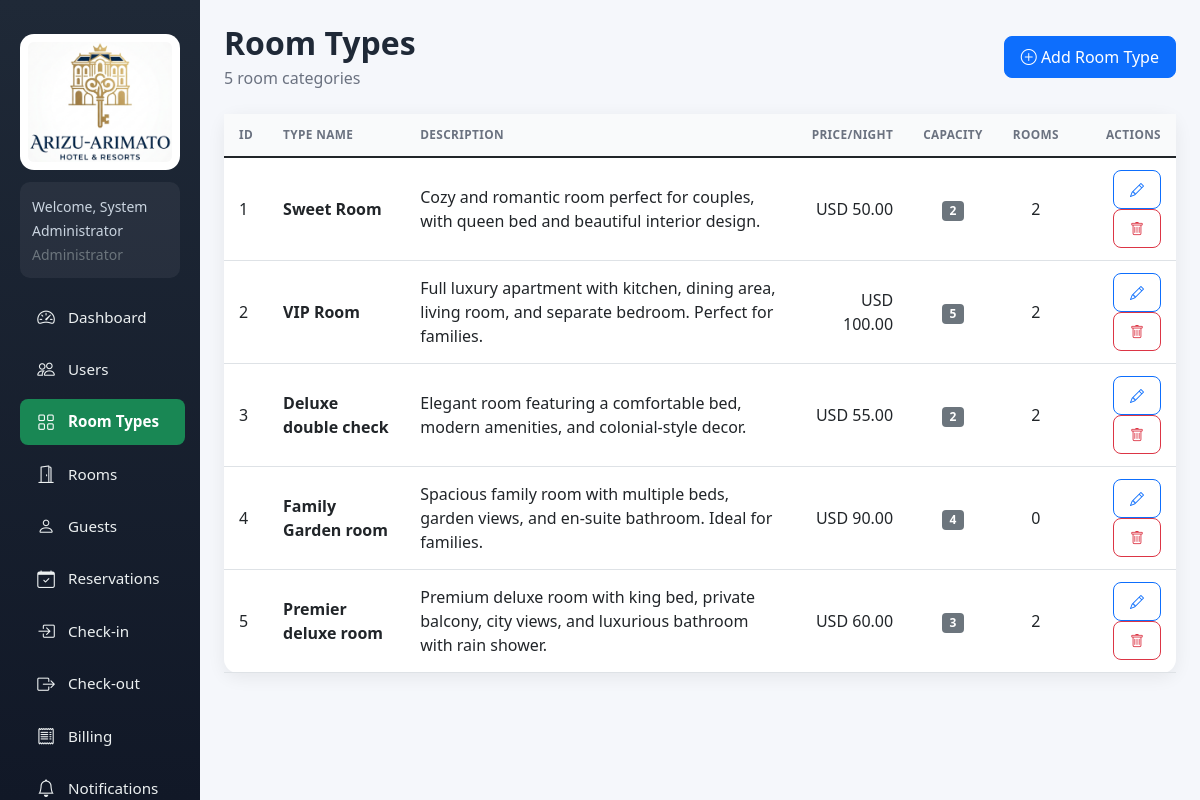
/backend/index.php?r=room_types/index (signed in), run on the app's committed database.
### tables this page shows
CREATE TABLE `room_types` (
  `id` int(11) NOT NULL AUTO_INCREMENT,
  `type_name` varchar(50) NOT NULL,
  `description` text DEFAULT NULL,
  `price_per_night` decimal(10,2) NOT NULL,
  `capacity` int(11) NOT NULL,
  `created_at` timestamp NOT NULL DEFAULT current_timestamp(),
  PRIMARY KEY (`id`)
);

### backend/Core/Controller.php (called while the page is built, shortened)
<?php
abstract class Controller
{
    protected function view($view, array $data = [], $active = '', $pageTitle = '')
    {
        extract($data);
        require __DIR__ . '/../Views/layout/header.php';
        require __DIR__ . '/../Views/' . $view . '.php';
        require __DIR__ . '/../Views/layout/footer.php';
    }
}

### backend/Controllers/RoomTypeController.php (called while the page is built, shortened)
<?php
class RoomTypeController extends Controller
{
    public function __construct()
    {
        $this->model = new RoomType();
    }
    public function indexAction()
    {
        $roomTypes = $this->model->all();
        $this->view('room_types/index', [
            'roomTypes' => $roomTypes,
            'message'   => $this->message ?? '',
            'error'     => $this->error ?? '',
        ], 'room_types', 'Room Types');
    }
}

### backend/Core/Router.php (called while the page is built, shortened)
<?php
class Router
{
    public function dispatch($route)
    {
        $route = trim($route, '/');
        $parts = explode('/', $route);
        $action = isset($parts[1]) && $parts[1] !== '' ? $parts[1] : 'index';
        $method = $action . 'Action';
        $instance = new $class();
        $instance->$method();
    }
}

### backend/index.php (called while the page is built, shortened)
<?php
require __DIR__ . '/bootstrap.php';
$route = isset($_GET['r']) ? $_GET['r'] : '';
$router = new Router();
$router->dispatch($route);

### backend/bootstrap.php (called while the page is built, shortened)
<?php
require_once __DIR__ . '/config.php';
spl_autoload_register(function ($class) {
    $prefix = 'App\\';
    $relative = substr($class, strlen($prefix));
    $file = __DIR__ . '/' . str_replace('\\', '/', $relative) . '.php';
});

### backend/config.php (called while the page is built, shortened)
<?php
function getDB() {
    static $conn = null;
    if ($conn !== null) return $conn;
    try {
        $conn = new PDO("mysql:host=" . DB_HOST . ";dbname=" . DB_NAME . ";charset=utf8mb4", DB_USER, DB_PASS);
        $conn->setAttribute(PDO::ATTR_ERRMODE, PDO::ERRMODE_EXCEPTION);
        $conn->setAttribute(PDO::ATTR_DEFAULT_FETCH_MODE, PDO::FETCH_ASSOC);
        return $conn;
    } catch(PDOException $e) {
        die("Database connection failed. Please run setup first: <a href='index.php?r=setup/index'>Install</a><br>Error: " . $e->getMessage());
    }
}
function formatCurrency($amount) {
    $settings = getSystemSettings();
    $currency = $settings['currency'] ?? 'USD';
    return $currency . ' ' . number_format($amount, 2);
}
function getSystemSettings() {
    static $settings = null;
    if ($settings !== null) return $settings;
    try {
        $db = getDB();
        $stmt = $db->query("SELECT setting_key, setting_value FROM system_settings");
        $settings = [];
        while ($row = $stmt->fetch(PDO::FETCH_ASSOC)) {
            $settings[$row['setting_key']] = $row['setting_value'];
        }
    } catch (Exception $e) {
        $settings = ['currency' => 'USD', 'hotel_name' => 'Hotel Management System'];
    }
    return $settings;
}

### backend/Core/Model.php (called while the page is built, shortened)
<?php
abstract class Model
{
    public function __construct()
    {
        $this->db = getDB();
    }
}

### backend/Models/RoomType.php (called while the page is built, shortened)
<?php
class RoomType extends Model
{
    public function all()
    {
        return $this->db->query(
            "SELECT rt.*,
                    (SELECT COUNT(*) FROM rooms r WHERE r.room_type_id = rt.id) AS room_count
             FROM room_types rt
             ORDER BY rt.id"
        )->fetchAll(PDO::FETCH_ASSOC);
    }
}

### backend/Views/room_types/index.php (the view, shortened to what this page needs)
<div class="d-flex justify-content-between align-items-center mb-4">
    <div>
        <h2 class="page-title mb-1">Room Types</h2>
        <p class="page-subtitle mb-0"><?php echo count($roomTypes); ?> room categories</p>
    </div>
    <button class="btn btn-primary" data-bs-toggle="modal" data-bs-target="#addTypeModal">
        <i class="bi bi-plus-circle"></i> Add Room Type
    </button>
</div>
<div class="card">
    <div class="card-body p-0">
        <div class="table-responsive">
            <table class="table table-hover align-middle mb-0">
                <thead>
                    <tr>
                        <th>ID</th>
                        <th>Type Name</th>
                        <th>Description</th>
                        <th class="text-end">Price/Night</th>
                        <th class="text-center">Capacity</th>
                        <th class="text-center">Rooms</th>
                        <th class="text-end">Actions</th>
                    </tr>
                </thead>
                <tbody>
                <?php foreach ($roomTypes as $t): ?>
                    <tr>
                        <td><?php echo (int)$t['id']; ?></td>
                        <td><strong><?php echo htmlspecialchars($t['type_name']); ?></strong></td>
                        <td><?php echo htmlspecialchars($t['description'] ?? '—'); ?></td>
                        <td class="text-end"><?php echo formatCurrency($t['price_per_night']); ?></td>
                        <td class="text-center"><span class="badge bg-secondary"><?php echo (int)$t['capacity']; ?></span></td>
                        <td class="text-center"><?php echo (int)$t['room_count']; ?></td>
                        <td class="text-end">
                            <button class="btn btn-sm btn-outline-primary" onclick="editType(<?php echo (int)$t['id']; ?>)"><i class="bi bi-pencil"></i></button>
                            <form method="POST" style="display:inline" onsubmit="return confirm('Delete this room type?')">
                                <button class="btn btn-sm btn-outline-danger"><i class="bi bi-trash"></i></button>
                            </form>
                        </td>
                    </tr>
                <?php endforeach; ?>
                </tbody>
            </table>
        </div>
    </div>
</div>

### backend/assets/css/style.css (style rules this page uses)
:root { --sidebar-bg: linear-gradient(180deg, #1f2937, #111827); --primary: #198754; --primary-dark: #157347; --surface: #ffffff; --bg: #f5f7fb; --text: #1f2937; --muted: #6b7280; --border: #e5e7eb; --shadow: 0 4px 18px rgba(0, 0, 0, .07); --radius: 14px; --sidebar-width: 250px; }
* { box-sizing: border-box; }
body { background: var(--bg); color: var(--text); font-family: "Segoe UI", system-ui, -apple-system, sans-serif; margin: 0; overflow-x: hidden; }
.page-title { font-weight: 700; color: var(--text); margin-bottom: 5px; }
.page-subtitle { color: var(--muted); margin-bottom: 20px; }
.card { border: 0; border-radius: var(--radius); box-shadow: var(--shadow); }
.card-body { padding: 20px; }
.btn { border-radius: 8px; font-weight: 500; padding: 8px 16px; }
.table { min-width: 600px; }
.table thead th { text-transform: uppercase; font-size: .74rem; letter-spacing: .03em; color: var(--muted); border-bottom: 1px solid var(--border); white-space: nowrap; padding: 12px 15px; background: #f9fafb; }
.table td, .table th { vertical-align: middle; padding: 12px 15px; }

### data on the page
room_types: id "1", type_name "Sweet Room", description "Cozy and romantic room perfect for couples, with queen bed and beautiful interior design.", price_per_night "USD 50.00", capacity "2", room_count "2"
room_types: id "2", type_name "VIP Room", description "Full luxury apartment with kitchen, dining area, living room, and separate bedroom. Perfect for families.", price_per_night "USD 100.00", capacity "5", room_count "2"
room_types: id "3", type_name "Deluxe double check", description "Elegant room featuring a comfortable bed, modern amenities, and colonial-style decor.", price_per_night "USD 55.00", capacity "2", room_count "2"
room_types: id "4", type_name "Family Garden room", description "Spacious family room with multiple beds, garden views, and en-suite bathroom. Ideal for families.", price_per_night "USD 90.00", capacity "4", room_count "0"
room_types: id "5", type_name "Premier deluxe room", description "Premium deluxe room with king bed, private balcony, city views, and luxurious bathroom with rain shower.", price_per_night "USD 60.00", capacity "3", room_count "2"

### other printed values
$_SESSION['user_name'] "System Administrator"
$_SESSION['user_role'] "Administrator"
$label "Dashboard Users Room Types Rooms Guests Reservations Check-in Check-out Billing Notifications"
count($roomTypes) "5"
